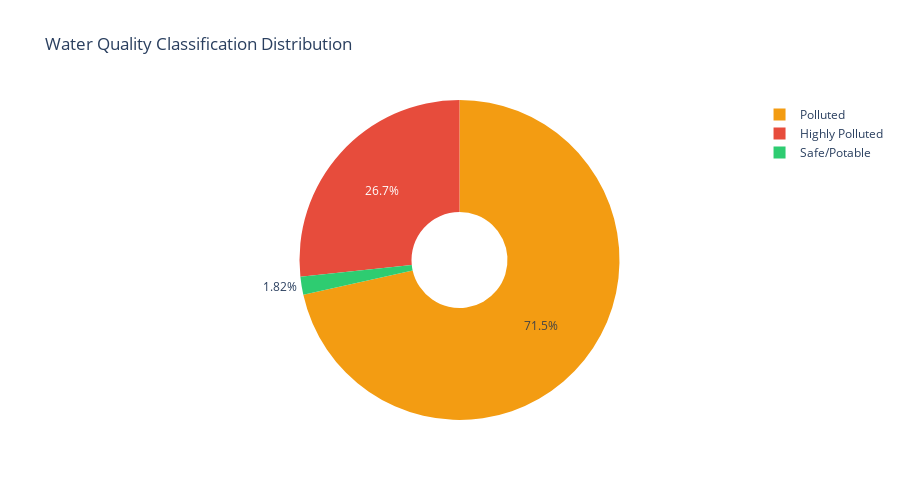

Here is the notebook cell this chart was saved with:
### Code cell
# Visualize classification
colors = {'Safe/Potable': '#2ecc71', 'Polluted': '#f39c12', 'Highly Polluted': '#e74c3c'}
class_counts = df_clean['Water_Quality_Class'].value_counts()

fig = go.Figure(data=[go.Pie(
    labels=class_counts.index,
    values=class_counts.values,
    marker_colors=[colors[c] for c in class_counts.index],
    hole=0.3
)])
fig.update_layout(title='Water Quality Classification Distribution', height=500)
fig.show()

### Figure 1 — Plotly figure (JSON) as saved in the notebook; plotly's stock layout.template omitted (floating-point values rounded to 4 significant figures)
{"data": [{"hole": 0.3, "labels": ["Polluted", "Highly Polluted", "Safe/Potable"], "marker": {"colors": ["#f39c12", "#e74c3c", "#2ecc71"]}, "type": "pie", "values": [118, 44, 3]}], "layout": {"height": 500, "title": {"text": "Water Quality Classification Distribution"}}}
